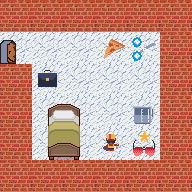

A 2D game scene composited from a Tiled map and its tileset images. What follows is a short description and the map's XML, with every tile layer's data as written:
An orthogonal 6x6 tile map with 32x32 px tiles, 5 tile layers (Floor, Walls, Snehal Door Exit, Furniture, ...), 3 tilesets.

<map version="1.10" tiledversion="1.11.2" orientation="orthogonal" renderorder="right-down" width="6" height="6" tilewidth="32" tileheight="32" infinite="0" nextlayerid="6" nextobjectid="1">
 <tileset firstgid="1" source="MegaPixelArt32x32pxIcons_SpriteSheet.tsx" />
 <tileset firstgid="505" source="door_open.tsx" />
 <tileset firstgid="506" source="beds_BR.tsx" />
 <layer id="1" name="Floor" width="6" height="6">
  <data encoding="csv">
365,365,365,365,365,365,
365,365,365,365,365,365,
365,365,365,365,365,365,
365,365,365,365,365,365,
365,365,365,365,365,365,
365,365,365,365,365,365
</data>
 </layer>
 <layer id="2" name="Walls" width="6" height="6">
  <data encoding="csv">
17,17,17,17,17,17,
0,0,0,0,0,17,
17,0,0,0,0,17,
17,0,0,0,0,17,
17,0,0,0,0,17,
17,17,17,17,17,17
</data>
 </layer>
 <layer id="3" name="Snehal Door Exit" width="6" height="6">
  <data encoding="csv">
0,0,0,0,0,0,
505,0,0,0,0,0,
0,0,0,0,0,0,
0,0,0,0,0,0,
0,0,0,0,0,0,
0,0,0,0,0,0
</data>
 </layer>
 <layer id="4" name="Furniture" width="6" height="6">
  <data encoding="csv">
0,0,0,0,0,0,
0,0,0,214,0,0,
0,91,0,0,0,0,
0,527,528,0,146,0,
0,534,535,307,61,0,
0,0,0,0,0,0
</data>
 </layer>
 <layer id="5" name="Snehal Trigger" width="6" height="6">
  <data encoding="csv">
0,0,0,0,0,0,
0,0,0,0,88,0,
0,0,0,0,0,0,
0,0,0,0,0,0,
0,0,0,0,0,0,
0,0,0,0,0,0
</data>
 </layer>
</map>
